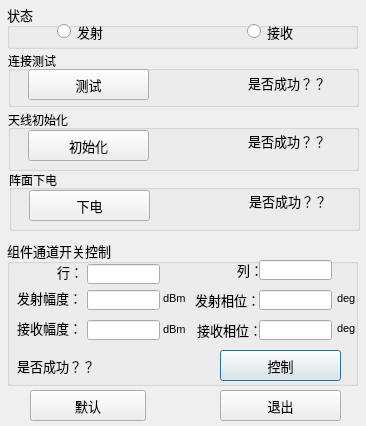
<?xml version="1.0" encoding="UTF-8"?>
<ui version="4.0">
 <class>ControlWave</class>
 <widget class="QDialog" name="ControlWave">
  <property name="geometry">
   <rect>
    <x>0</x>
    <y>0</y>
    <width>366</width>
    <height>426</height>
   </rect>
  </property>
  <property name="minimumSize">
   <size>
    <width>366</width>
    <height>426</height>
   </size>
  </property>
  <property name="maximumSize">
   <size>
    <width>366</width>
    <height>426</height>
   </size>
  </property>
  <property name="windowTitle">
   <string>波控控制 </string>
  </property>
  <widget class="QGroupBox" name="groupBox">
   <property name="geometry">
    <rect>
     <x>7</x>
     <y>240</y>
     <width>351</width>
     <height>146</height>
    </rect>
   </property>
   <property name="font">
    <font>
     <family>楷体</family>
     <pointsize>10</pointsize>
    </font>
   </property>
   <property name="title">
    <string>组件通道开关控制</string>
   </property>
   <widget class="QLabel" name="label_control_issuc">
    <property name="geometry">
     <rect>
      <x>10</x>
      <y>110</y>
      <width>81</width>
      <height>31</height>
     </rect>
    </property>
    <property name="font">
     <font>
      <family>楷体</family>
      <pointsize>10</pointsize>
     </font>
    </property>
    <property name="text">
     <string>是否成功？？</string>
    </property>
   </widget>
   <widget class="QLabel" name="label_15">
    <property name="geometry">
     <rect>
      <x>330</x>
      <y>80</y>
      <width>31</width>
      <height>16</height>
     </rect>
    </property>
    <property name="font">
     <font>
      <family>Arial</family>
      <pointsize>8</pointsize>
     </font>
    </property>
    <property name="text">
     <string>deg</string>
    </property>
   </widget>
   <widget class="QLabel" name="label_17">
    <property name="geometry">
     <rect>
      <x>156</x>
      <y>50</y>
      <width>31</width>
      <height>16</height>
     </rect>
    </property>
    <property name="font">
     <font>
      <family>Arial</family>
      <pointsize>8</pointsize>
     </font>
    </property>
    <property name="text">
     <string>dBm</string>
    </property>
   </widget>
   <widget class="QLabel" name="label_16">
    <property name="geometry">
     <rect>
      <x>330</x>
      <y>50</y>
      <width>31</width>
      <height>16</height>
     </rect>
    </property>
    <property name="font">
     <font>
      <family>Arial</family>
      <pointsize>8</pointsize>
     </font>
    </property>
    <property name="text">
     <string>deg</string>
    </property>
   </widget>
   <widget class="QLabel" name="label_18">
    <property name="geometry">
     <rect>
      <x>156</x>
      <y>81</y>
      <width>31</width>
      <height>16</height>
     </rect>
    </property>
    <property name="font">
     <font>
      <family>Arial</family>
      <pointsize>8</pointsize>
     </font>
    </property>
    <property name="text">
     <string>dBm</string>
    </property>
   </widget>
   <widget class="QPushButton" name="pushButton_control">
    <property name="geometry">
     <rect>
      <x>213</x>
      <y>110</y>
      <width>121</width>
      <height>31</height>
     </rect>
    </property>
    <property name="text">
     <string>控制</string>
    </property>
   </widget>
   <widget class="QLineEdit" name="lineEdit_row">
    <property name="geometry">
     <rect>
      <x>80</x>
      <y>24</y>
      <width>73</width>
      <height>20</height>
     </rect>
    </property>
   </widget>
   <widget class="QLabel" name="label_">
    <property name="geometry">
     <rect>
      <x>188</x>
      <y>52</y>
      <width>61</width>
      <height>16</height>
     </rect>
    </property>
    <property name="text">
     <string>发射相位：</string>
    </property>
   </widget>
   <widget class="QLineEdit" name="lineEdit_phase_r">
    <property name="geometry">
     <rect>
      <x>252</x>
      <y>80</y>
      <width>73</width>
      <height>20</height>
     </rect>
    </property>
   </widget>
   <widget class="QLineEdit" name="lineEdit_phase_s">
    <property name="geometry">
     <rect>
      <x>252</x>
      <y>50</y>
      <width>73</width>
      <height>20</height>
     </rect>
    </property>
   </widget>
   <widget class="QLabel" name="label_11">
    <property name="geometry">
     <rect>
      <x>230</x>
      <y>22</y>
      <width>28</width>
      <height>16</height>
     </rect>
    </property>
    <property name="text">
     <string>列：</string>
    </property>
   </widget>
   <widget class="QLineEdit" name="lineEdit_magn_s">
    <property name="geometry">
     <rect>
      <x>80</x>
      <y>50</y>
      <width>73</width>
      <height>20</height>
     </rect>
    </property>
   </widget>
   <widget class="QLabel" name="label_4">
    <property name="geometry">
     <rect>
      <x>10</x>
      <y>80</y>
      <width>70</width>
      <height>16</height>
     </rect>
    </property>
    <property name="text">
     <string>接收幅度：</string>
    </property>
   </widget>
   <widget class="QLineEdit" name="lineEdit_magn_r">
    <property name="geometry">
     <rect>
      <x>80</x>
      <y>80</y>
      <width>73</width>
      <height>20</height>
     </rect>
    </property>
   </widget>
   <widget class="QLineEdit" name="lineEdit_col">
    <property name="geometry">
     <rect>
      <x>252</x>
      <y>20</y>
      <width>73</width>
      <height>20</height>
     </rect>
    </property>
   </widget>
   <widget class="QLabel" name="label_3">
    <property name="geometry">
     <rect>
      <x>10</x>
      <y>50</y>
      <width>70</width>
      <height>16</height>
     </rect>
    </property>
    <property name="text">
     <string>发射幅度：</string>
    </property>
   </widget>
   <widget class="QLabel" name="label_12">
    <property name="geometry">
     <rect>
      <x>50</x>
      <y>24</y>
      <width>28</width>
      <height>16</height>
     </rect>
    </property>
    <property name="text">
     <string>行：</string>
    </property>
   </widget>
   <widget class="QLabel" name="label_1">
    <property name="geometry">
     <rect>
      <x>190</x>
      <y>82</y>
      <width>61</width>
      <height>16</height>
     </rect>
    </property>
    <property name="text">
     <string>接收相位：</string>
    </property>
   </widget>
  </widget>
  <widget class="QGroupBox" name="groupBox_2">
   <property name="geometry">
    <rect>
     <x>8</x>
     <y>51</y>
     <width>351</width>
     <height>56</height>
    </rect>
   </property>
   <property name="styleSheet">
    <string notr="true">font: 10pt &quot;楷体&quot;;</string>
   </property>
   <property name="title">
    <string>连接测试</string>
   </property>
   <widget class="QPushButton" name="pushButton_connecttest">
    <property name="geometry">
     <rect>
      <x>20</x>
      <y>18</y>
      <width>121</width>
      <height>31</height>
     </rect>
    </property>
    <property name="font">
     <font>
      <family>楷体</family>
      <pointsize>10</pointsize>
      <weight>50</weight>
      <bold>false</bold>
     </font>
    </property>
    <property name="text">
     <string>测试</string>
    </property>
   </widget>
   <widget class="QLabel" name="label_connect_issuc">
    <property name="geometry">
     <rect>
      <x>240</x>
      <y>21</y>
      <width>81</width>
      <height>21</height>
     </rect>
    </property>
    <property name="font">
     <font>
      <family>楷体</family>
      <pointsize>10</pointsize>
     </font>
    </property>
    <property name="text">
     <string>是否成功？？</string>
    </property>
   </widget>
  </widget>
  <widget class="QGroupBox" name="groupBox_5">
   <property name="geometry">
    <rect>
     <x>9</x>
     <y>170</y>
     <width>351</width>
     <height>61</height>
    </rect>
   </property>
   <property name="styleSheet">
    <string notr="true">font: 10pt &quot;楷体&quot;;</string>
   </property>
   <property name="title">
    <string>阵面下电</string>
   </property>
   <widget class="QPushButton" name="pushButton_down">
    <property name="geometry">
     <rect>
      <x>20</x>
      <y>20</y>
      <width>121</width>
      <height>31</height>
     </rect>
    </property>
    <property name="font">
     <font>
      <family>楷体</family>
      <pointsize>10</pointsize>
     </font>
    </property>
    <property name="styleSheet">
     <string notr="true">font: 10pt &quot;楷体&quot;;</string>
    </property>
    <property name="text">
     <string>下电</string>
    </property>
   </widget>
   <widget class="QLabel" name="label_down_issuc">
    <property name="geometry">
     <rect>
      <x>240</x>
      <y>20</y>
      <width>91</width>
      <height>21</height>
     </rect>
    </property>
    <property name="font">
     <font>
      <family>楷体</family>
      <pointsize>10</pointsize>
     </font>
    </property>
    <property name="text">
     <string>是否成功？？</string>
    </property>
   </widget>
  </widget>
  <widget class="QPushButton" name="pushButton_exit">
   <property name="geometry">
    <rect>
     <x>220</x>
     <y>390</y>
     <width>121</width>
     <height>31</height>
    </rect>
   </property>
   <property name="font">
    <font>
     <family>楷体</family>
     <pointsize>10</pointsize>
    </font>
   </property>
   <property name="text">
    <string>退出</string>
   </property>
  </widget>
  <widget class="QPushButton" name="pushButton_default">
   <property name="geometry">
    <rect>
     <x>30</x>
     <y>390</y>
     <width>116</width>
     <height>31</height>
    </rect>
   </property>
   <property name="font">
    <font>
     <family>楷体</family>
     <pointsize>10</pointsize>
    </font>
   </property>
   <property name="styleSheet">
    <string notr="true">font: 10pt &quot;楷体&quot;;</string>
   </property>
   <property name="text">
    <string>默认</string>
   </property>
  </widget>
  <widget class="QGroupBox" name="groupBox_6">
   <property name="geometry">
    <rect>
     <x>7</x>
     <y>4</y>
     <width>351</width>
     <height>45</height>
    </rect>
   </property>
   <property name="font">
    <font>
     <family>楷体</family>
     <pointsize>10</pointsize>
    </font>
   </property>
   <property name="title">
    <string>状态</string>
   </property>
   <widget class="QRadioButton" name="radioButton_recive">
    <property name="geometry">
     <rect>
      <x>240</x>
      <y>17</y>
      <width>91</width>
      <height>21</height>
     </rect>
    </property>
    <property name="text">
     <string>接收</string>
    </property>
   </widget>
   <widget class="QRadioButton" name="radioButton_send">
    <property name="geometry">
     <rect>
      <x>50</x>
      <y>17</y>
      <width>71</width>
      <height>21</height>
     </rect>
    </property>
    <property name="text">
     <string>发射</string>
    </property>
   </widget>
  </widget>
  <widget class="QGroupBox" name="groupBox_3">
   <property name="geometry">
    <rect>
     <x>8</x>
     <y>110</y>
     <width>351</width>
     <height>61</height>
    </rect>
   </property>
   <property name="styleSheet">
    <string notr="true">font: 10pt &quot;楷体&quot;;</string>
   </property>
   <property name="title">
    <string>天线初始化</string>
   </property>
   <widget class="QPushButton" name="pushButton_attaninit_2">
    <property name="geometry">
     <rect>
      <x>20</x>
      <y>20</y>
      <width>121</width>
      <height>31</height>
     </rect>
    </property>
    <property name="font">
     <font>
      <family>楷体</family>
      <pointsize>10</pointsize>
     </font>
    </property>
    <property name="text">
     <string>初始化</string>
    </property>
   </widget>
   <widget class="QLabel" name="label_attan_issuc_2">
    <property name="geometry">
     <rect>
      <x>240</x>
      <y>20</y>
      <width>91</width>
      <height>21</height>
     </rect>
    </property>
    <property name="font">
     <font>
      <family>楷体</family>
      <pointsize>10</pointsize>
     </font>
    </property>
    <property name="text">
     <string>是否成功？？</string>
    </property>
   </widget>
  </widget>
 </widget>
 <resources/>
 <connections/>
</ui>
